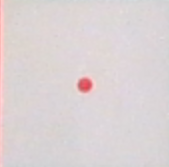
#> input picture python_tests/red_dot_tests/red_dot.png, 169 x 167 px
$ python red_dot_test.py
#> lines starting #> are read from the running program, lines starting #| are printed output that depends on the picture; after the words box and inside, x2 and y2 are one past the last pixel; in counts of white or black regions, pixels touching at a corner belong together
import cv2
import numpy as np

# --- Load image ---
image = cv2.imread('red_dot.png')  # Replace with your file path
#> image is the input picture: shape (167, 169, 3); mean B, G, R 212.7, 211.5, 219.9
if image is None:
    raise ValueError("Image not found or invalid path")

# --- Convert to HSV color space ---
hsv = cv2.cvtColor(image, cv2.COLOR_BGR2HSV)
#> hsv: shape (167, 169, 3); mean H, S, V 107.6, 10.5, 220

# --- Threshold for red in HSV (both lower and upper red ranges) ---
# Lower red hue range
lower_red1 = np.array([0, 100, 100])
upper_red1 = np.array([10, 255, 255])
mask1 = cv2.inRange(hsv, lower_red1, upper_red1)
#> mask1: shape (167, 169); every value is 0

# Upper red hue range
lower_red2 = np.array([160, 100, 100])
upper_red2 = np.array([180, 255, 255])
mask2 = cv2.inRange(hsv, lower_red2, upper_red2)
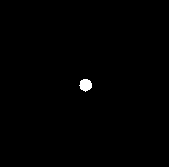
#> mask2: shape (167, 169); 0.44% white; 1 white region, box (x1, y1, x2, y2) and area: (79, 79, 92, 92) 123

# Combine the two masks
red_mask = cv2.bitwise_or(mask1, mask2)

# --- Morphological operations to accentuate red blobs ---
# Use a circular kernel roughly the expected dot size
kernel = cv2.getStructuringElement(cv2.MORPH_ELLIPSE, (15, 15))
closed = cv2.morphologyEx(red_mask, cv2.MORPH_CLOSE, kernel)
clean = cv2.morphologyEx(closed, cv2.MORPH_OPEN, kernel)

# --- Find contours (potential red dots) ---
contours, _ = cv2.findContours(clean, cv2.RETR_EXTERNAL, cv2.CHAIN_APPROX_SIMPLE)
#> contours = []

found = False
for cnt in contours:
    area = cv2.contourArea(cnt)
    if area > 2:  # You can adjust this threshold based on expected size
        found = True
        # Draw the detected contour on the original image
        cv2.drawContours(image, [cnt], -1, (0, 255, 0), 2)
#> this loop made 0 passes

if found:
    print("Red dot detected.")
else:
    print("No red dot detected.")

# --- Display result ---
cv2.imshow("Detected Red Dot", image)
cv2.waitKey(0)
cv2.destroyAllWindows()
